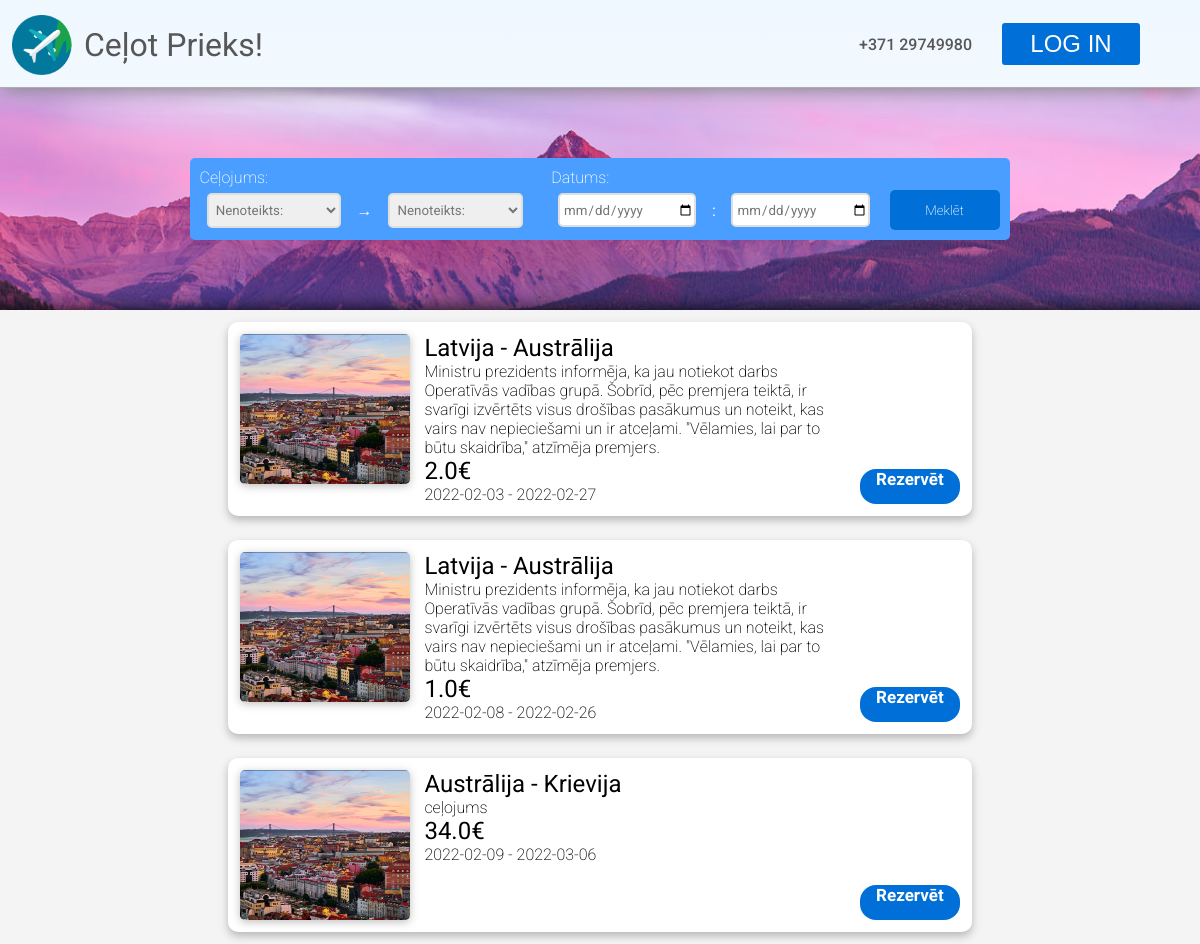
Page /catalogue on the committed database.
### models.py (models this page shows, shortened)
class Trip(db.Model):
    id = db.Column(db.Integer, primary_key=True)
    agency_id = db.Column(db.Integer, db.ForeignKey("agency.id"))
    country_from = db.Column(db.Integer)
    country_to = db.Column(db.Integer)
    date_from = db.Column(db.Date)
    date_to = db.Column(db.Date)
    description = db.Column(db.String(280))
    cost = db.Column(db.Float)
    ticket_amount = db.Column(db.Integer)
    views = db.Column(db.Integer)

class Country(db.Model):
    id = db.Column(db.Integer, primary_key=True)
    country = db.Column(db.String(48), nullable=False)
    abbreviation = db.Column(db.String(2), nullable=False)

### main.py (the view)
@app.route('/catalogue')
def celojumi():
    return render_template("catalogue.html", trips = Trip.query.all(), countries = Country.query.all())

### templates/catalogue.html (shortened to what this page needs)
{% extends "index.html" %}
{% block content %}
<div id="search-bar-back" class="one-pixel-search-back">
    <div class="catalogue-search-page">
        <div>
            <p>Ceļojums:</p>
            <div>
                <select name="from" id="from">
                    <option value="">Nenoteikts:</option>
                </select>
                →
                <select name="to" id="to">
                    <option value="">Nenoteikts:</option>
                </select>
            </div>
        </div>
        <div>
            <p>Datums:</p>
            <div>
                <input id="from_date" type="date" placeholder="No">
                :
                <input id="to_date" type="date" placeholder="Līdz">
            </div>
        </div>
        <button id="submit-button" class="search-button" type="submit">Meklēt</button>
    </div>
</div>
<div id="catalogue-list">
    {% if trips %}
        {% for trip in trips %}
            <div class="catalogue-list-element">
                <img src="static/images/destinations/lisabon.png" class="catalogue-list-element-img">
                <div class="catalogue-list-element-text">
                    <h2>
                        {% for country in countries %}
                            {% if country.id == trip.country_from %}
                                <span>{{ country.country }} -</span>
                            {% elif country.id == trip.country_to %}
                                <span>{{ country.country }}</span>
                            {% endif %}
                        {% endfor %}
                    </h2>
                    <p>{{ trip.description }}</p>
                    <h2>{{ trip.cost }}€</h2>
                    <p>{{ trip.date_from }} - {{ trip.date_to }}</p>
                </div>
                <a href="/reservation/{{ trip.id }}" class="reserve-button"><span class="reserve-button-text">Rezervēt</span></a>
            </div>
        {% endfor %}
    {% endif %}
</div>
{% endblock %}

### templates/index.html (shortened to what this page needs)
<!DOCTYPE html>
<html lang="en">
<head>
    <link rel="stylesheet" href="../static/css/stylesheet.css">
</head>
<body>
    <div id="body-wrap">
        <header id="header-main">
            <img id="logo" src="../static/images/png.png" width="60" height="60" />
            <h1 id="title">Ceļot Prieks!</h1>
            <h1 id="number">+371 29749980</h1>
            <button id="login"><span class="button-text">LOG IN</span></button>
        </header>
        {% block content %}{% endblock %}
    </div>
</body>
</html>

### static/css/stylesheet.css (style rules this page uses)
* { margin:0; padding:0; }
body { font-family: 'Roboto', sans-serif; color:#575757; }
a { color: inherit; text-decoration: inherit; }
h1 { font-weight: 500; }
h2 { font-weight: 400; }
p { font-weight: 200; }
#logo { margin-top: 15px; margin-left: 1%; }
#title { margin-left: 1%; vertical-align: text-bottom; font-weight: normal; font-size: 32px; line-height: 90px; }
header { position: relative; display:flex; width: 100%; height: 75px; border-bottom: 1px solid #ADADAD; justify-content: center; box-shadow: 1px 1px 20px rgb(124, 124, 124); padding-bottom: 1%; }
#number { line-height: 90px; text-align:right; margin-left:auto; margin-right: 30px; font-size: 16px; }
#login { margin-top: 23px; height:42px; width:138px; margin-right:5%; border-radius: 3px; border:none; color: white; background-color: #0070D8; cursor: pointer; }
.button-text { line-height: 42px; font-weight: normal !important; font-size: 24px !important; color: inherit !important; }
a:visited, a:link { text-decoration: none; font-family: Thasadith; font-weight: bold; color: #3175c2; font-size: 15px; }
body { background-image: linear-gradient(aliceblue, white); background-repeat: no-repeat; }
#body-wrap { margin-left: auto; margin-right: auto; background-image: linear-gradient(aliceblue, white); background-repeat: no-repeat; max-width: 1919px; }
.catalogue-search-page { display: flex; background-color: rgb(73, 158, 255); width: 800px; margin-left: auto; margin-right: auto; padding: 10px; border-radius: 5px; align-items: flex-end; }
.catalogue-search-page > div { display: flex; justify-content: start; flex-wrap: wrap; }
.catalogue-search-page > div > p { color: white; }
.catalogue-search-page > div > div { display: flex; flex-direction: row; margin-left: 2%; gap: 5%; margin-top: 1%; height: 40px; color: white; align-items: center; }
.catalogue-search-page > div > div > select, .catalogue-search-page > div > div > input { border-radius: 5px; outline: none; border: 2px solid #dfdfdf; color: #757575; height: 30px; padding-left: 1%; font-family: 'Roboto', sans-serif; width: 150px; cursor: pointer; }
.catalogue-search-page > div > div > select { height: 35px; }
.catalogue-search-page > div > div > input::placeholder { color: #c1c2c4; }
.catalogue-search-page > button { border-radius: 5px; outline: none; border: none; background-color: #0070D8; color: white; font-family: 'Roboto', sans-serif; font-weight: 200; width: 15%; height: 40px; cursor: pointer; }
#search-bar-back { display: flex; align-items: center; background-image: url(../images/search_bar_back_main.png); background-repeat: no-repeat; height: 222px; background-position: 50%; z-index: -4; box-shadow: inset 0px -30px 20px -30px #000000; }
.one-pixel-search-back { margin-left: -1px }
#catalogue-list { background-color: #F4F4F4; max-width: 100%; width: 100%; display: flex; flex-direction: column; }
.catalogue-list-element { background-color: white; color:black; display: flex; flex-wrap: nowrap; flex-direction: row; padding: 1%; border-radius: 10px; gap: 2%; margin: 1%; width: 60%; filter: drop-shadow(0px 4px 4px rgba(0, 0, 0, 0.25)); margin-left: auto; margin-right: auto; }
.catalogue-list-element-img { width: 170px; height: 150px; filter: drop-shadow(0px 2px 4px rgba(0, 0, 0, 0.25)); border-radius: 5px; }
.catalogue-list-element-text { width: 70%; }
.reserve-button { color:white; text-decoration: none; text-align: center; height: 35px; width: 120px; border-radius: 16px; font-size: 17px; border:none; color: white; background-color: #0070D8; margin-top: auto; margin-left: auto; }
.reserve-button-text { color:white; text-align: center; margin-top: 53px; font-size: 17px; }

### rows in the picture
Trip: description "Ministru prezidents informēja, ka jau notiekot darbs Operatīvās vadības grupā. Šobrīd, pēc premjera teiktā, ir svarīgi izvērtēts visus drošības pasākumus un noteikt, kas vairs nav nepieciešami un ir atceļami. \"Vēlamies, lai par to būtu skaidrība,\" atzīmēja premjers.", cost "2.0", date_from "2022-02-03", date_to "2022-02-27"
Country: country "Latvija"
Country: country "Austrālija"
Trip: description "Ministru prezidents informēja, ka jau notiekot darbs Operatīvās vadības grupā. Šobrīd, pēc premjera teiktā, ir svarīgi izvērtēts visus drošības pasākumus un noteikt, kas vairs nav nepieciešami un ir atceļami. \"Vēlamies, lai par to būtu skaidrība,\" atzīmēja premjers.", cost "1.0", date_from "2022-02-08", date_to "2022-02-26"
Trip: description "ceļojums", cost "34.0", date_from "2022-02-09", date_to "2022-03-06"
Country: country "Krievija"
